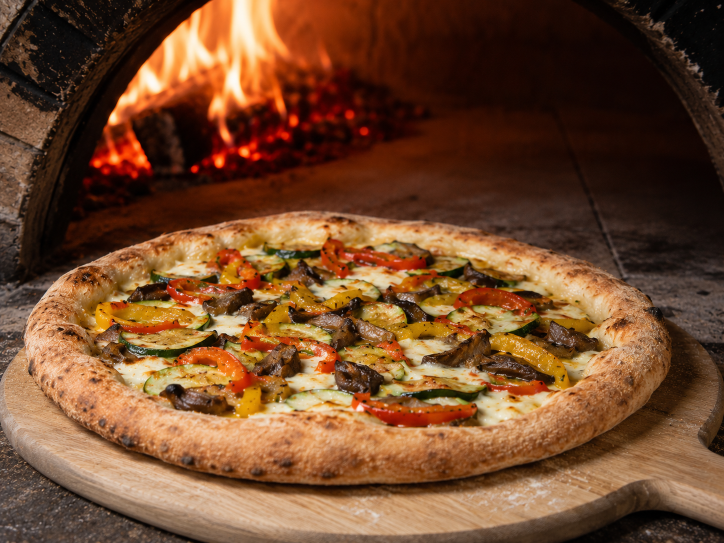
#> input picture pizza-bg.png, 1448 x 1086 px (shown at 1/2 size)
$ python optimize.py
#> lines starting #> are read from the running program, lines starting #| are printed output that depends on the picture
from PIL import Image
import re

# 1. Image Conversion
img = Image.open('pizza-bg.png')
#> img is the input picture: PIL image 1448x1086 RGB; mean R, G, B 114.9, 73.8, 44.7
img.save('pizza-bg.webp', 'WEBP', quality=80)
img.thumbnail((800, 800))
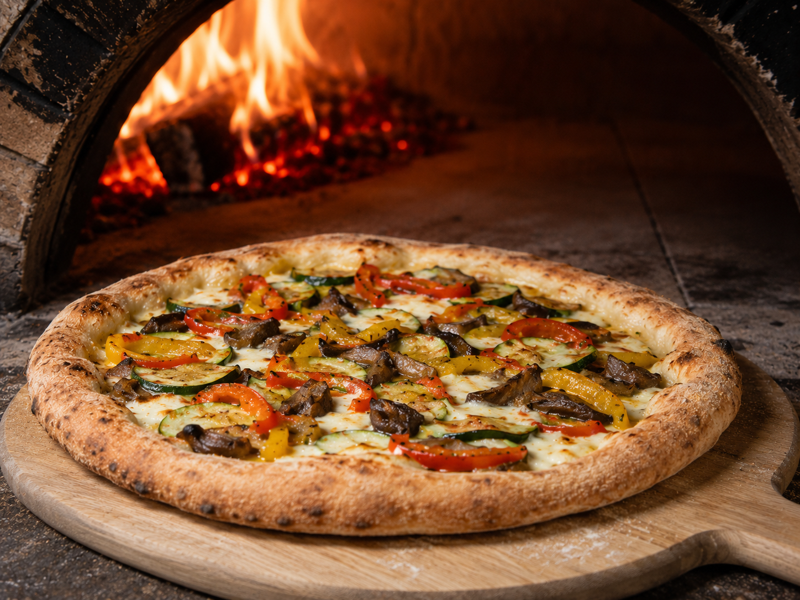
#> img: PIL image 800x600 RGB; mean R, G, B 114.9, 73.8, 44.7
img.save('pizza-bg-mobile.webp', 'WEBP', quality=80)
img.save('pizza-bg-mobile.jpg', 'JPEG', quality=80)
print('Images converted.')

# 2. SVG Minification
#> (the run stopped early here; a loop or call above may not have finished)
